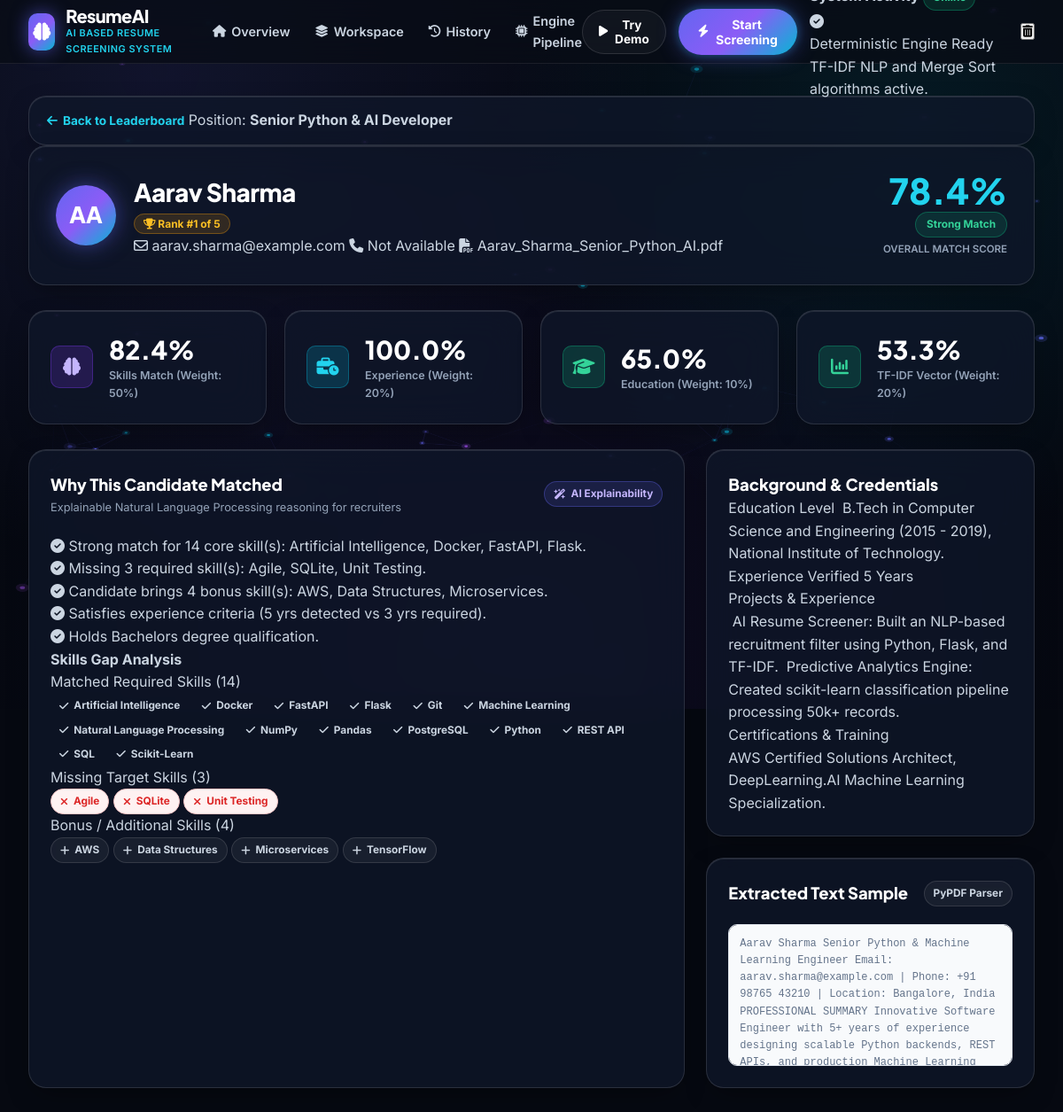
Screenshot of /candidate/36 with the database file from the repository.
### tables this page shows
CREATE TABLE jobs (
            id INTEGER PRIMARY KEY AUTOINCREMENT,
            job_title TEXT NOT NULL,
            job_description TEXT NOT NULL,
            required_skills TEXT,
            required_experience REAL DEFAULT 0,
            created_at TIMESTAMP DEFAULT CURRENT_TIMESTAMP
        );

CREATE TABLE candidates (
            id INTEGER PRIMARY KEY AUTOINCREMENT,
            job_id INTEGER,
            name TEXT NOT NULL,
            email TEXT,
            phone TEXT,
            education TEXT,
            experience_years REAL DEFAULT 0,
            resume_filename TEXT,
            match_score REAL DEFAULT 0,
            skill_score REAL DEFAULT 0,
            exp_score REAL DEFAULT 0,
            edu_score REAL DEFAULT 0,
            tfidf_score REAL DEFAULT 0,
            badge TEXT,
            badge_class TEXT,
            matched_skills TEXT,
            missing_skills TEXT,
            additional_skills TEXT,
            explanations_json TEXT,
            raw_text TEXT,
            projects TEXT,
            certifications TEXT,
            created_at TIMESTAMP DEFAULT CURRENT_TIMESTAMP,
            FOREIGN KEY (job_id) REFERENCES jobs (id) ON DELETE CASCADE
        );

### app.py (the view)
@app.route('/candidate/<int:candidate_id>')
def candidate_detail(candidate_id: int):
    cand = database.get_candidate_by_id(candidate_id)
    if not cand:
        flash("Candidate record not found.", "error")
        return redirect(url_for('dashboard'))
    job = database.get_job(cand["job_id"])
    all_job_cands = database.get_candidates_for_job(cand["job_id"])
    sorted_cands = merge_sort(all_job_cands, key=lambda c: c["match_score"], reverse=True)
    rank = 1
    for idx, c in enumerate(sorted_cands):
        if c["id"] == candidate_id:
            rank = idx + 1
            break
    cand["rank"] = rank
    cand["total_pool"] = len(sorted_cands)
    return render_template('candidate.html', candidate=cand, job=job)

### algorithms.py (called while the page is built)
def merge_sort(arr: List[Any], key: Optional[Callable[[Any], Any]] = None, reverse: bool = False) -> List[Any]:
    if len(arr) <= 1:
        return arr[:]
    mid = len(arr) // 2
    left = merge_sort(arr[:mid], key=key, reverse=reverse)
    right = merge_sort(arr[mid:], key=key, reverse=reverse)
    return _merge(left, right, key, reverse)

def _merge(left: List[Any], right: List[Any], key: Optional[Callable[[Any], Any]], reverse: bool) -> List[Any]:
    merged = []
    i = j = 0
    def get_val(item):
        return key(item) if key else item
    while i < len(left) and j < len(right):
        val_l = get_val(left[i])
        val_r = get_val(right[j])
        if (val_l >= val_r if reverse else val_l <= val_r):
            merged.append(left[i])
            i += 1
        else:
            merged.append(right[j])
            j += 1
    merged.extend(left[i:])
    merged.extend(right[j:])
    return merged

### app.py (called while the page is built)
@app.template_filter('format_exp')
def format_exp_filter(val):
    if val is None:
        return "0"
    try:
        f = float(val)
        return str(int(f)) if f.is_integer() else str(round(f, 1))
    except (ValueError, TypeError):
        return str(val)

### database.py (called while the page is built)
def get_db_connection() -> sqlite3.Connection:
    os.makedirs(DB_DIR, exist_ok=True)
    conn = sqlite3.connect(DB_PATH)
    conn.row_factory = sqlite3.Row
    return conn

def get_job(job_id: int) -> Optional[Dict[str, Any]]:
    conn = get_db_connection()
    cursor = conn.cursor()
    cursor.execute("SELECT * FROM jobs WHERE id = ?", (job_id,))
    row = cursor.fetchone()
    conn.close()
    if not row:
        return None
    res = dict(row)
    res["required_skills"] = json.loads(res["required_skills"]) if res["required_skills"] else []
    return res

def get_candidate_by_id(candidate_id: int) -> Optional[Dict[str, Any]]:
    conn = get_db_connection()
    cursor = conn.cursor()
    cursor.execute("SELECT * FROM candidates WHERE id = ?", (candidate_id,))
    row = cursor.fetchone()
    conn.close()
    if not row:
        return None
    d = dict(row)
    d["matched_skills"] = json.loads(d["matched_skills"]) if d["matched_skills"] else []
    d["missing_skills"] = json.loads(d["missing_skills"]) if d["missing_skills"] else []
    d["additional_skills"] = json.loads(d["additional_skills"]) if d["additional_skills"] else []
    d["explanations"] = json.loads(d["explanations_json"]) if d["explanations_json"] else []
    d["skills"] = d["matched_skills"] + d["additional_skills"]
    return d

### templates/candidate.html (shortened to what this page needs)
{% extends 'base.html' %}
{% block content %}
<div class="candidate-container">
    <div class="card mb-4" style="padding: 14px 20px;">
        <div class="d-flex align-items-center justify-content-between">
            <a href="{{ url_for('view_results', job_id=job.id) }}" class="btn-link-sm">
                <i class="fa-solid fa-arrow-left"></i> Back to Leaderboard
            </a>
            <span class="text-xs text-muted font-medium">Position: <strong>{{ job.job_title }}</strong></span>
        </div>
    </div>
    <div class="card candidate-hero-card">
        <div class="candidate-hero-flex">
            <div class="candidate-hero-left">
                <div class="hero-avatar">
                    {{ candidate.name[:2]|upper if candidate.name != 'Not Available' else 'NA' }}
                </div>
                <div>
                    <div class="d-flex align-items-center gap-2 mb-1">
                        <h1 class="candidate-hero-name">{{ candidate.name }}</h1>
                        <span class="rank-pill"><i class="fa-solid fa-trophy"></i> Rank #{{ candidate.rank }} of {{ candidate.total_pool }}</span>
                    </div>
                    <div class="d-flex gap-3 text-sm text-muted flex-wrap">
                        <span><i class="fa-regular fa-envelope text-primary"></i> {{ candidate.email }}</span>
                        <span><i class="fa-solid fa-phone text-primary"></i> {{ candidate.phone }}</span>
                        <span><i class="fa-solid fa-file-pdf text-danger"></i> {{ candidate.resume_filename }}</span>
                    </div>
                </div>
            </div>
            <div class="candidate-hero-right">
                <div class="hero-score-box">
                    <span class="hero-score-val">{{ candidate.match_score }}%</span>
                    <span class="status-pill {% if candidate.match_score >= 70 %}pill-strong{% elif candidate.match_score >= 45 %}pill-moderate{% else %}pill-low{% endif %}">
                        {{ candidate.badge }}
                    </span>
                    <span class="hero-score-lbl">Overall Match Score</span>
                </div>
            </div>
        </div>
    </div>
    <div class="kpi-grid">
        <div class="kpi-card">
            <div class="slot-icon icon-bg-purple"><i class="fa-solid fa-brain"></i></div>
            <div class="kpi-data">
                <span class="kpi-number">{{ candidate.skill_score }}%</span>
                <span class="kpi-label">Skills Match (Weight: 50%)</span>
            </div>
        </div>
        <div class="kpi-card">
            <div class="slot-icon icon-bg-blue"><i class="fa-solid fa-business-time"></i></div>
            <div class="kpi-data">
                <span class="kpi-number">{{ candidate.exp_score }}%</span>
                <span class="kpi-label">Experience (Weight: 20%)</span>
            </div>
        </div>
        <div class="kpi-card">
            <div class="slot-icon icon-bg-emerald"><i class="fa-solid fa-graduation-cap"></i></div>
            <div class="kpi-data">
                <span class="kpi-number">{{ candidate.edu_score }}%</span>
                <span class="kpi-label">Education (Weight: 10%)</span>
            </div>
        </div>
        <div class="kpi-card">
            <div class="slot-icon icon-bg-green"><i class="fa-solid fa-chart-column"></i></div>
            <div class="kpi-data">
                <span class="kpi-number">{{ candidate.tfidf_score }}%</span>
                <span class="kpi-label">TF-IDF Vector (Weight: 20%)</span>
            </div>
        </div>
    </div>
    <div class="dashboard-mid-grid">
        <div class="card p-4">
            <div class="card-header-flex">
                <div>
                    <h3 class="slot-card-title">Why This Candidate Matched</h3>
                    <p class="slot-card-subtitle">Explainable Natural Language Processing reasoning for recruiters</p>
                </div>
                <span class="badge badge-primary"><i class="fa-solid fa-wand-magic-sparkles"></i> AI Explainability</span>
            </div>
            <div class="explain-list mt-3">
                {% if candidate.explanations %}
                    {% for exp in candidate.explanations %}
                        <div class="alert alert-success mb-2">
                            <i class="fa-solid fa-circle-check"></i>
                            <span>{{ exp }}</span>
                        </div>
                    {% endfor %}
                {% else %}
                    <p class="text-muted">Standard multi-factor scoring applied across verified skills, education, and tenure thresholds.</p>
                {% endif %}
            </div>
            <div class="mt-4 pt-4 border-top">
                <h4 class="font-bold text-heading mb-3">Skills Gap Analysis</h4>
                <div class="mb-3">
                    <span class="text-xs font-bold text-muted uppercase d-block mb-2">Matched Required Skills ({{ candidate.matched_skills|length }})</span>
                    <div class="d-flex flex-wrap gap-2">
                        {% for s in candidate.matched_skills %}
                            <span class="badge badge-green"><i class="fa-solid fa-check"></i> {{ s }}</span>
                        {% endfor %}
                    </div>
                </div>
                {% if candidate.missing_skills %}
                <div class="mb-3">
                    <span class="text-xs font-bold text-muted uppercase d-block mb-2">Missing Target Skills ({{ candidate.missing_skills|length }})</span>
                    <div class="d-flex flex-wrap gap-2">
                        {% for s in candidate.missing_skills %}
                            <span class="badge badge-secondary" style="background: #fef2f2; color: #dc2626; border: 1px solid #fecaca;"><i class="fa-solid fa-xmark"></i> {{ s }}</span>
                        {% endfor %}
                    </div>
                </div>
                {% endif %}
                {% if candidate.additional_skills %}
                <div>
                    <span class="text-xs font-bold text-muted uppercase d-block mb-2">Bonus / Additional Skills ({{ candidate.additional_skills|length }})</span>
                    <div class="d-flex flex-wrap gap-2">
                        {% for s in candidate.additional_skills %}
                            <span class="badge badge-secondary"><i class="fa-solid fa-plus text-primary"></i> {{ s }}</span>
                        {% endfor %}
                    </div>
                </div>
                {% endif %}
            </div>
        </div>
        <div class="right-stack-col">
            <div class="card p-4">
                <h3 class="slot-card-title mb-3">Background & Credentials</h3>
                <div class="mb-3 pb-3 border-bottom">
                    <span class="text-xs text-muted font-bold d-block uppercase mb-1">Education Level</span>
                    <span class="font-bold text-heading">{{ candidate.education }}</span>
                </div>
                <div class="mb-3 pb-3 border-bottom">
                    <span class="text-xs text-muted font-bold d-block uppercase mb-1">Experience Verified</span>
                    <span class="font-bold text-heading">{{ candidate.experience_years|format_exp }} Years</span>
                </div>
                <div class="mb-3 pb-3 border-bottom">
                    <span class="text-xs text-muted font-bold d-block uppercase mb-1">Projects & Experience</span>
                    <p class="text-sm text-muted">{{ candidate.projects if candidate.projects else 'Extracted from resume work history.' }}</p>
                </div>
                <div>
                    <span class="text-xs text-muted font-bold d-block uppercase mb-1">Certifications & Training</span>
                    <p class="text-sm text-muted">{{ candidate.certifications if candidate.certifications else 'Verified credentials in engineering profile.' }}</p>
                </div>
            </div>
            <div class="card p-4">
                <div class="card-header-flex">
                    <h3 class="slot-card-title">Extracted Text Sample</h3>
                    <span class="badge badge-secondary">PyPDF Parser</span>
                </div>
                <div style="background: #f8fafc; border-radius: 10px; padding: 12px; font-size: 0.75rem; color: #64748b; max-height: 160px; overflow-y: auto; font-family: monospace; border: 1px solid #e2e8f0;">
                    {{ candidate.raw_text[:600] }}...
                </div>
            </div>
        </div>
    </div>
</div>
{% endblock %}

### rows the page displays
jobs: job_title "Senior Python & AI Developer"
candidates: name "AA", name "Aarav Sharma", email "aarav.sharma@example.com", phone "Not Available", resume_filename "Aarav_Sharma_Senior_Python_AI.pdf", match_score "78.4", badge "Strong Match", skill_score "82.4", exp_score "100.0", edu_score "65.0", tfidf_score "53.3", education " B.Tech in Computer Science and Engineering (2015 - 2019), National Institute of Technology.", experience_years "5", projects " AI Resume Screener: Built an NLP-based recruitment filter using Python, Flask, and TF-IDF.  Predictive Analytics Engine: Created scikit-learn classification pipeline processing 50k+ records.", certifications "AWS Certified Solutions Architect, DeepLearning.AI Machine Learning Specialization.", raw_text "Aarav Sharma Senior Python & Machine Learning Engineer Email: aarav.sharma@example.com | Phone: +91 98765 43210 | Location: Bangalore, India PROFESSIONAL SUMMARY Innovative Software Engineer with 5+ years of experience designing scalable Python backends, REST APIs, and production Machine Learning…"

### other values shown
{{ candidate.rank }} "1"
{{ candidate.total_pool }} "5"
{{ exp }} "Strong match for 14 core skill(s): Artificial Intelligence, Docker, FastAPI, Flask." "Missing 3 required skill(s): Agile, SQLite, Unit Testing." "Candidate brings 4 bonus skill(s): AWS, Data Structures, Microservices." "Satisfies experience criteria (5 yrs detected vs 3 yrs required)." "Holds Bachelors degree qualification."
{{ candidate.matched_skills|length }} "14"
{{ s }} "Artificial Intelligence" "Docker" "FastAPI" "Flask" "Git" "Machine Learning" "Natural Language Processing" "NumPy" "Pandas" "PostgreSQL" "Python" "REST API" "SQL" "Scikit-Learn"
{{ candidate.missing_skills|length }} "3"
{{ s }} "Agile" "SQLite" "Unit Testing"
{{ candidate.additional_skills|length }} "4"
{{ s }} "AWS" "Data Structures" "Microservices" "TensorFlow"
